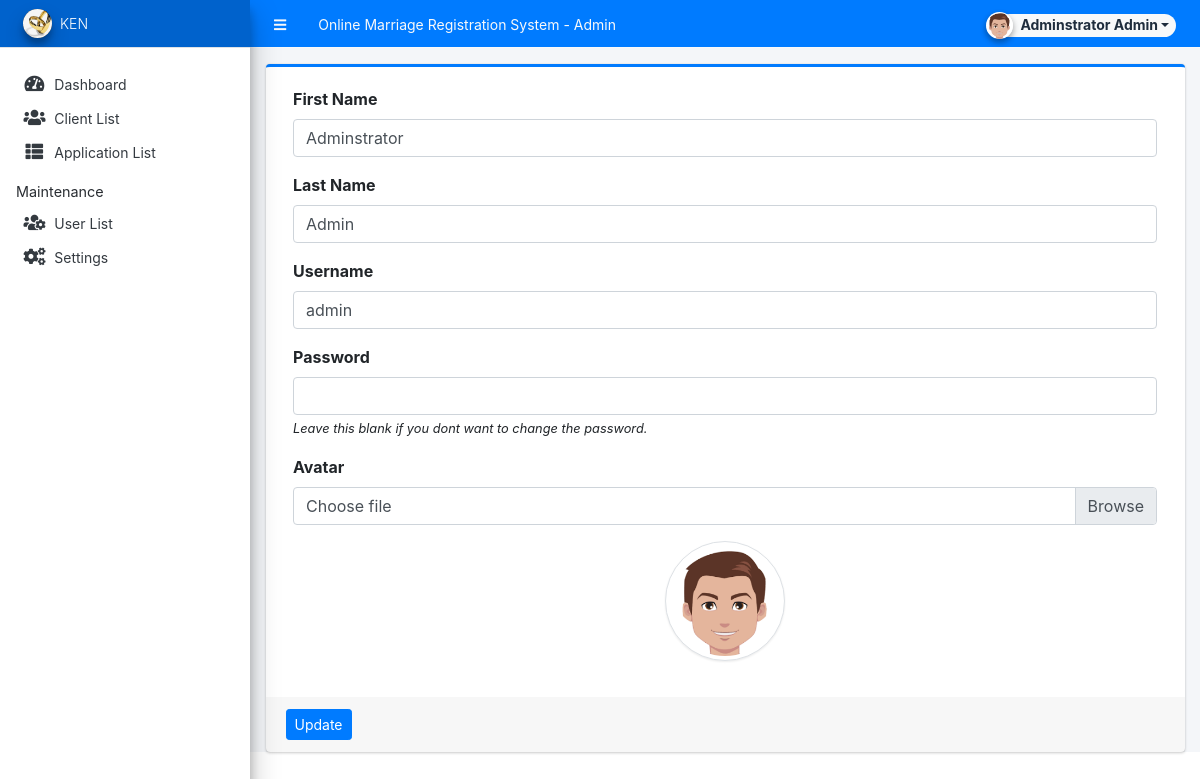
The app's page /admin/?page=user (signed in) with its own data.
### tables this page shows
CREATE TABLE `users` (
  `id` int(50) NOT NULL,
  `firstname` varchar(250) NOT NULL,
  `middlename` text DEFAULT NULL,
  `lastname` varchar(250) NOT NULL,
  `username` text NOT NULL,
  `password` text NOT NULL,
  `avatar` text DEFAULT NULL,
  `last_login` datetime DEFAULT NULL,
  `type` tinyint(1) NOT NULL DEFAULT 0,
  `date_added` datetime NOT NULL DEFAULT current_timestamp(),
  `date_updated` datetime DEFAULT NULL ON UPDATE current_timestamp()
);

### config.php (called while the page is built, shortened)
<?php
require_once('classes/DBConnection.php');
require_once('classes/SystemSettings.php');
function validate_image($file){
	if(!empty($file)){
        $ex = explode('?',$file);
        $file = $ex[0];
        $param =  isset($ex[1]) ? '?'.$ex[1]  : '';
		if(is_file(base_app.$file)){
			return base_url.$file.$param;
		}else{
			return base_url.'dist/img/no-image-available.png';
		}
	}else{
		return base_url.'dist/img/no-image-available.png';
	}
}
function isMobileDevice(){
    $aMobileUA = array(
        '/iphone/i' => 'iPhone',
        '/ipod/i' => 'iPod',
        '/ipad/i' => 'iPad',
        '/android/i' => 'Android',
        '/blackberry/i' => 'BlackBerry',
        '/webos/i' => 'Mobile'
    );
    return false;
}
?>

### classes/DBConnection.php (called while the page is built, shortened)
<?php
class DBConnection{
    private $host = DB_SERVER;
    private $username = DB_USERNAME;
    private $password = DB_PASSWORD;
    private $database = DB_NAME;
    public $conn;
    public function __construct(){
        if (!isset($this->conn)) {
            $this->conn = new mysqli($this->host, $this->username, $this->password, $this->database);
        }
    }
}
?>

### classes/SystemSettings.php (called while the page is built, shortened)
<?php
class SystemSettings extends DBConnection{
	function userdata($field = ''){
		if(!empty($field)){
			if(isset($_SESSION['userdata'][$field]))
				return $_SESSION['userdata'][$field];
			else
				return null;
		}else{
			return false;
		}
	}
	function info($field=''){
		if(!empty($field)){
			if(isset($_SESSION['system_info'][$field]))
				return $_SESSION['system_info'][$field];
			else
				return false;
		}else{
			return false;
		}
	}
}
$_settings = new SystemSettings();
?>

### admin/user/index.php (the view, shortened to what this page needs)
<?php
$user = $conn->query("SELECT * FROM users where id ='".$_settings->userdata('id')."'");
foreach($user->fetch_array() as $k =>$v){
	$meta[$k] = $v;
}
?>
<div class="card card-outline card-primary">
	<div class="card-body">
		<div class="container-fluid">
			<form action="" id="manage-user">
				<div class="form-group">
					<label for="name">First Name</label>
					<input type="text" name="firstname" id="firstname" class="form-control" value="<?php echo isset($meta['firstname']) ? $meta['firstname']: '' ?>" required>
				</div>
				<div class="form-group">
					<label for="name">Last Name</label>
					<input type="text" name="lastname" id="lastname" class="form-control" value="<?php echo isset($meta['lastname']) ? $meta['lastname']: '' ?>" required>
				</div>
				<div class="form-group">
					<label for="username">Username</label>
					<input type="text" name="username" id="username" class="form-control" value="<?php echo isset($meta['username']) ? $meta['username']: '' ?>" required  autocomplete="off">
				</div>
				<div class="form-group">
					<label for="password">Password</label>
					<input type="password" name="password" id="password" class="form-control" value="" autocomplete="off">
					<small><i>Leave this blank if you dont want to change the password.</i></small>
				</div>
				<div class="form-group">
					<label for="" class="control-label">Avatar</label>
					<div class="custom-file">
		              <label class="custom-file-label" for="customFile">Choose file</label>
		            </div>
				</div>
				<div class="form-group d-flex justify-content-center">
					<img src="<?php echo validate_image(isset($meta['avatar']) ? $meta['avatar'] :'') ?>" alt="" id="cimg" class="img-fluid img-thumbnail">
				</div>
			</form>
		</div>
	</div>
	<div class="card-footer">
			<div class="col-md-12">
				<div class="row">
					<button class="btn btn-sm btn-primary" form="manage-user">Update</button>
				</div>
			</div>
		</div>
</div>

### admin/index.php (shortened to what this page needs)
<?php require_once('../config.php'); ?>
 <!DOCTYPE html>
<html lang="en" class="" style="height: auto;">
<?php require_once('inc/header.php') ?>
  <body class="sidebar-mini layout-fixed control-sidebar-slide-open layout-navbar-fixed sidebar-mini-md sidebar-mini-xs" data-new-gr-c-s-check-loaded="14.991.0" data-gr-ext-installed="" style="height: auto;">
    <div class="wrapper">
     <?php require_once('inc/topBarNav.php') ?>
     <?php require_once('inc/navigation.php') ?>
     <?php $page = isset($_GET['page']) ? $_GET['page'] : 'home';  ?>
      <div class="content-wrapper pt-3" style="min-height: 567.854px;">
        <section class="content ">
          <div class="container-fluid">
            <?php
              if(!file_exists($page.".php") && !is_dir($page)){
                  include '404.html';
              }else{
                if(is_dir($page))
                  include $page.'/index.php';
                else
                  include $page.'.php';
              }
            ?>
          </div>
        </section>
      </div>
      <?php require_once('inc/footer.php') ?>
  </body>
</html>

### admin/inc/header.php (shortened to what this page needs)
<head>
    <link rel="stylesheet" href="<?php echo base_url ?>plugins/fontawesome-free/css/all.min.css">
    <link rel="stylesheet" href="<?php echo base_url ?>plugins/tempusdominus-bootstrap-4/css/tempusdominus-bootstrap-4.min.css">
  <link rel="stylesheet" href="<?php echo base_url ?>plugins/datatables-bs4/css/dataTables.bootstrap4.min.css">
  <link rel="stylesheet" href="<?php echo base_url ?>plugins/datatables-responsive/css/responsive.bootstrap4.min.css">
  <link rel="stylesheet" href="<?php echo base_url ?>plugins/datatables-buttons/css/buttons.bootstrap4.min.css">
  <link rel="stylesheet" href="<?php echo base_url ?>plugins/select2/css/select2.min.css">
  <link rel="stylesheet" href="<?php echo base_url ?>plugins/select2-bootstrap4-theme/select2-bootstrap4.min.css">
    <link rel="stylesheet" href="<?php echo base_url ?>plugins/icheck-bootstrap/icheck-bootstrap.min.css">
    <link rel="stylesheet" href="<?php echo base_url ?>plugins/jqvmap/jqvmap.min.css">
    <link rel="stylesheet" href="<?php echo base_url ?>dist/css/adminlte.css">
    <link rel="stylesheet" href="<?php echo base_url ?>dist/css/custom.css">
    <link rel="stylesheet" href="<?php echo base_url ?>plugins/overlayScrollbars/css/OverlayScrollbars.min.css">
    <link rel="stylesheet" href="<?php echo base_url ?>plugins/daterangepicker/daterangepicker.css">
    <link rel="stylesheet" href="<?php echo base_url ?>plugins/summernote/summernote-bs4.min.css">
  <link rel="stylesheet" href="<?php echo base_url ?>plugins/sweetalert2-theme-bootstrap-4/bootstrap-4.min.css">
  </head>

### admin/inc/topBarNav.php (shortened to what this page needs)
<nav class="main-header navbar navbar-expand navbar-primary border border-light border-top-0  border-left-0 border-right-0 navbar-light text-sm bg-gradient text-light">
  <ul class="navbar-nav">
    <li class="nav-item">
    <a class="nav-link" data-widget="pushmenu" href="#" role="button"><i class="fas fa-bars"></i></a>
    </li>
    <li class="nav-item d-none d-sm-inline-block">
      <a href="<?php echo base_url ?>" class="nav-link"><?php echo (!isMobileDevice()) ? $_settings->info('name'):$_settings->info('short_name'); ?> - Admin</a>
    </li>
  </ul>
  <ul class="navbar-nav ml-auto">
    <li class="nav-item">
      <div class="btn-group nav-link">
            <button type="button" class="btn btn-rounded badge badge-light dropdown-toggle dropdown-icon" data-toggle="dropdown">
              <span><img src="<?php echo validate_image($_settings->userdata('avatar')) ?>" class="img-circle elevation-2 user-img" alt="User Image"></span>
              <span class="ml-3"><?php echo ucwords($_settings->userdata('firstname').' '.$_settings->userdata('lastname')) ?></span>
            </button>
        </div>
    </li>
  </ul>
</nav>

### admin/inc/navigation.php (shortened to what this page needs)
<aside class="main-sidebar sidebar-light-primary elevation-4 sidebar-no-expand bg-wood-dark">
  <a href="<?php echo base_url ?>admin" class="brand-link bg-primary bg-gradient text-sm">
  <img src="<?php echo validate_image($_settings->info('logo'))?>" alt="Store Logo" class="brand-image img-circle elevation-3 bg-black" style="width: 1.8rem;height: 1.8rem;max-height: unset;object-fit:scale-down;object-position:center center">
  <span class="brand-text font-weight-light"><?php echo $_settings->info('short_name') ?></span>
  </a>
  <div class="sidebar os-host os-theme-light os-host-overflow os-host-overflow-y os-host-resize-disabled os-host-transition os-host-scrollbar-horizontal-hidden">
    <div class="os-content-glue" style="margin: 0px -8px; width: 249px; height: 646px;"></div>
    <div class="os-padding">
      <div class="os-viewport os-viewport-native-scrollbars-invisible" style="overflow-y: scroll;">
        <div class="os-content" style="padding: 0px 8px; height: 100%; width: 100%;">
          <nav class="mt-4">
             <ul class="nav nav-pills nav-sidebar flex-column text-sm nav-compact nav-flat nav-child-indent nav-collapse-hide-child" data-widget="treeview" role="menu" data-accordion="false">
              <li class="nav-item dropdown">
                <a href="./" class="nav-link nav-home">
                  <i class="nav-icon fas fa-tachometer-alt"></i>
                  <p>
                    Dashboard
                  </p>
                </a>
              </li>
              <li class="nav-item">
                <a href="<?php echo base_url ?>admin/?page=client" class="nav-link nav-client">
                  <i class="nav-icon fas fa-users"></i>
                  <p>
                    Client List
                  </p>
                </a>
              </li>
              <li class="nav-item">
                <a href="<?php echo base_url ?>admin/?page=application" class="nav-link nav-application">
                  <i class="nav-icon fas fa-th-list"></i>
                  <p>
                    Application List
                  </p>
                </a>
              </li>
              <?php if($_settings->userdata('type') == 1): ?>
              <li class="nav-header">Maintenance</li>
              <li class="nav-item dropdown">
                <a href="<?php echo base_url ?>admin/?page=user/list" class="nav-link nav-user_list">
                  <i class="nav-icon fas fa-users-cog"></i>
                  <p>
                    User List
                  </p>
                </a>
              </li>
              <li class="nav-item dropdown">
                <a href="<?php echo base_url ?>admin/?page=system_info" class="nav-link nav-system_info">
                  <i class="nav-icon fas fa-cogs"></i>
                  <p>
                    Settings
                  </p>
                </a>
              </li>
              <?php endif; ?>
            </ul>
          </nav>
        </div>
      </div>
    </div>
  </div>
</aside>

### admin/inc/footer.php (shortened to what this page needs)
</div>

### admin/inc/topBarNav.php (style rules this page uses)
.user-img { position: absolute; height: 27px; width: 27px; object-fit: cover; left: -7%; top: -12%; }
.btn-rounded { border-radius: 50px; }

### admin/user/index.php (style rules this page uses)
img#cimg { height: 15vh; width: 15vh; object-fit: cover; border-radius: 100% 100%; }

### records on screen
users: firstname "Adminstrator", lastname "Admin", username "admin", avatar (picture)

### other values on screen
$_settings->info('name') "Online Marriage Registration System"
$_settings->userdata('firstname').' '.$_settings->userdata('lastname') "Adminstrator Admin"
$_settings->info('short_name') "KEN"
